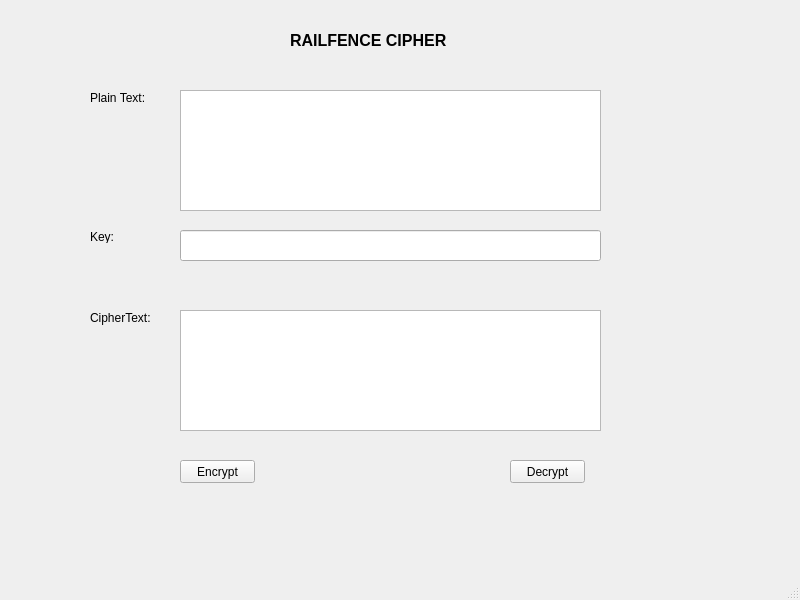
<?xml version="1.0" encoding="UTF-8"?>
<ui version="4.0">
 <class>MainWindow</class>
 <widget class="QMainWindow" name="MainWindow">
  <property name="geometry">
   <rect>
    <x>0</x>
    <y>0</y>
    <width>800</width>
    <height>600</height>
   </rect>
  </property>
  <property name="windowTitle">
   <string>MainWindow</string>
  </property>
  <widget class="QWidget" name="centralwidget">
   <widget class="QLabel" name="label_3">
    <property name="geometry">
     <rect>
      <x>90</x>
      <y>230</y>
      <width>47</width>
      <height>13</height>
     </rect>
    </property>
    <property name="text">
     <string>Key:</string>
    </property>
   </widget>
   <widget class="QLabel" name="label_4">
    <property name="geometry">
     <rect>
      <x>90</x>
      <y>310</y>
      <width>61</width>
      <height>16</height>
     </rect>
    </property>
    <property name="text">
     <string>CipherText: </string>
    </property>
   </widget>
   <widget class="QPushButton" name="btn_decrypt">
    <property name="geometry">
     <rect>
      <x>510</x>
      <y>460</y>
      <width>75</width>
      <height>23</height>
     </rect>
    </property>
    <property name="text">
     <string>Decrypt</string>
    </property>
   </widget>
   <widget class="QLabel" name="label_2">
    <property name="geometry">
     <rect>
      <x>90</x>
      <y>90</y>
      <width>61</width>
      <height>16</height>
     </rect>
    </property>
    <property name="text">
     <string>Plain Text:</string>
    </property>
   </widget>
   <widget class="QLineEdit" name="txt_key">
    <property name="geometry">
     <rect>
      <x>180</x>
      <y>230</y>
      <width>421</width>
      <height>31</height>
     </rect>
    </property>
   </widget>
   <widget class="QPlainTextEdit" name="txt_cipher_text">
    <property name="geometry">
     <rect>
      <x>180</x>
      <y>310</y>
      <width>421</width>
      <height>121</height>
     </rect>
    </property>
   </widget>
   <widget class="QLabel" name="label">
    <property name="geometry">
     <rect>
      <x>290</x>
      <y>30</y>
      <width>171</width>
      <height>21</height>
     </rect>
    </property>
    <property name="font">
     <font>
      <pointsize>12</pointsize>
      <weight>75</weight>
      <bold>true</bold>
     </font>
    </property>
    <property name="text">
     <string>RAILFENCE CIPHER</string>
    </property>
   </widget>
   <widget class="QPushButton" name="btn_encrypt">
    <property name="geometry">
     <rect>
      <x>180</x>
      <y>460</y>
      <width>75</width>
      <height>23</height>
     </rect>
    </property>
    <property name="text">
     <string>Encrypt</string>
    </property>
   </widget>
   <widget class="QPlainTextEdit" name="txt_plain_text">
    <property name="geometry">
     <rect>
      <x>180</x>
      <y>90</y>
      <width>421</width>
      <height>121</height>
     </rect>
    </property>
   </widget>
  </widget>
  <widget class="QMenuBar" name="menubar">
   <property name="geometry">
    <rect>
     <x>0</x>
     <y>0</y>
     <width>800</width>
     <height>21</height>
    </rect>
   </property>
  </widget>
  <widget class="QStatusBar" name="statusbar"/>
 </widget>
 <resources/>
 <connections/>
</ui>
